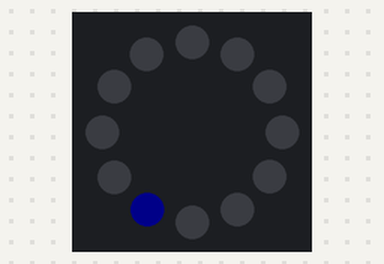
Bench run of a program on a simulated MicroPython board. Shown: 12 RGB LEDs in a ring, first at the top, clockwise. Dim RGB values are drawn brighter than linear; random numbers come from a fixed seed.

Above: at 1.06 s.
At 5.92 s:
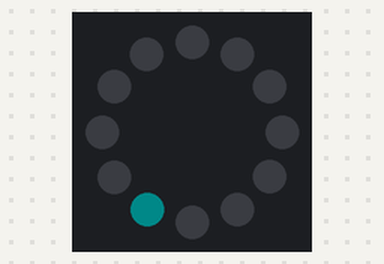
At 10.77 s:
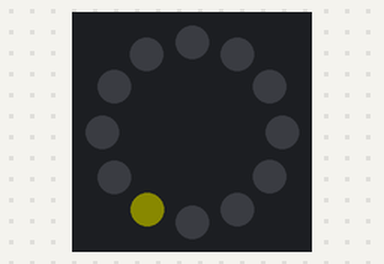
At 20.49 s:
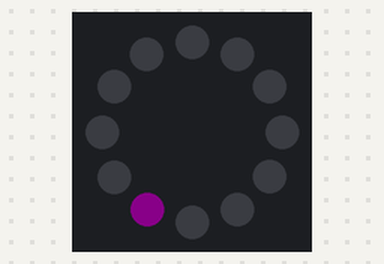
At 28.89 s:
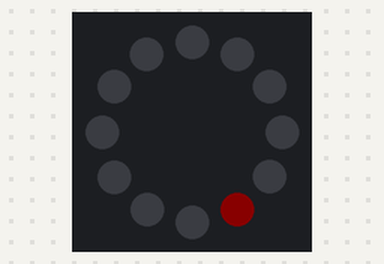
At 39.93 s:
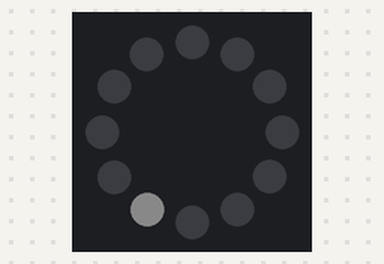

The program:

Day8e.py
```python
'''
Looping round ring with colour changes on each cycle
'''

from machine import Pin, ADC
from neopixel import NeoPixel
import time
import random

# Set up pin for ring LED
ring = NeoPixel(Pin(2), 12)

# set all LEDs on ring to off
ring.fill((0,0,0))
ring.write()
time.sleep(1)

leds = list(range(12))
new_leds = leds[6:] + leds[:6]
setting = (0, 0, 0)
old_setting = setting
sleep = 0.05

# Colour chasing LEDs
while True:

    while old_setting == setting or setting == (0, 0, 0):
        green = random.randint(0, 1)
        red = random.randint(0, 1)
        blue = random.randint(0, 1)

        setting = (red*10, green*10, blue*10)

    old_setting = setting

    for led in new_leds:
        ring[led] = setting
        ring.write() # Send the data to the ring
        time.sleep(sleep)
        ring.fill((0,0,0))
```
